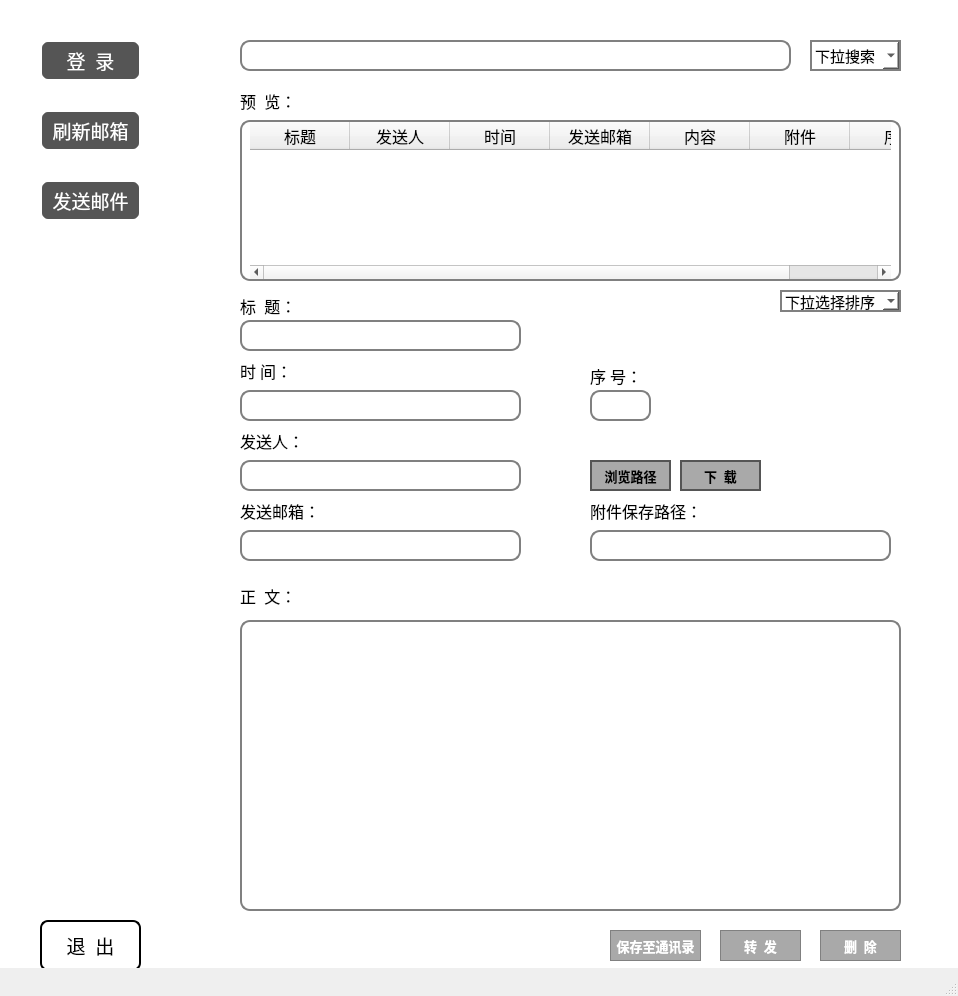
<?xml version="1.0" encoding="UTF-8"?>
<ui version="4.0">
 <class>MainWindow</class>
 <widget class="QMainWindow" name="MainWindow">
  <property name="geometry">
   <rect>
    <x>0</x>
    <y>0</y>
    <width>958</width>
    <height>996</height>
   </rect>
  </property>
  <property name="font">
   <font>
    <family>黑体</family>
    <pointsize>12</pointsize>
   </font>
  </property>
  <property name="windowTitle">
   <string>MainWindow</string>
  </property>
  <widget class="QWidget" name="centralwidget">
   <widget class="QTableWidget" name="tableWidget">
    <property name="geometry">
     <rect>
      <x>240</x>
      <y>120</y>
      <width>661</width>
      <height>161</height>
     </rect>
    </property>
    <property name="styleSheet">
     <string notr="true">QTableWidget {
    border: 2px solid gray;
    border-radius: 10px;
    padding: 0 8px;
    background: white;
    selection-background-color: darkgray;
}</string>
    </property>
    <column>
     <property name="text">
      <string>标题</string>
     </property>
    </column>
    <column>
     <property name="text">
      <string>发送人</string>
     </property>
    </column>
    <column>
     <property name="text">
      <string>时间</string>
     </property>
    </column>
    <column>
     <property name="text">
      <string>发送邮箱</string>
     </property>
    </column>
    <column>
     <property name="text">
      <string>内容</string>
     </property>
    </column>
    <column>
     <property name="text">
      <string>附件</string>
     </property>
    </column>
    <column>
     <property name="text">
      <string>序号</string>
     </property>
    </column>
   </widget>
   <widget class="QLabel" name="label_2">
    <property name="geometry">
     <rect>
      <x>240</x>
      <y>290</y>
      <width>61</width>
      <height>31</height>
     </rect>
    </property>
    <property name="font">
     <font>
      <family>黑体</family>
      <pointsize>12</pointsize>
     </font>
    </property>
    <property name="text">
     <string>标  题：</string>
    </property>
   </widget>
   <widget class="QLabel" name="label_6">
    <property name="geometry">
     <rect>
      <x>240</x>
      <y>350</y>
      <width>61</width>
      <height>41</height>
     </rect>
    </property>
    <property name="font">
     <font>
      <family>黑体</family>
      <pointsize>12</pointsize>
     </font>
    </property>
    <property name="text">
     <string>时 间：</string>
    </property>
   </widget>
   <widget class="QLabel" name="label_3">
    <property name="geometry">
     <rect>
      <x>240</x>
      <y>420</y>
      <width>61</width>
      <height>41</height>
     </rect>
    </property>
    <property name="font">
     <font>
      <family>黑体</family>
      <pointsize>12</pointsize>
     </font>
    </property>
    <property name="text">
     <string>发送人：</string>
    </property>
   </widget>
   <widget class="QLabel" name="label_4">
    <property name="geometry">
     <rect>
      <x>240</x>
      <y>490</y>
      <width>81</width>
      <height>41</height>
     </rect>
    </property>
    <property name="font">
     <font>
      <family>黑体</family>
      <pointsize>12</pointsize>
     </font>
    </property>
    <property name="text">
     <string>发送邮箱：</string>
    </property>
   </widget>
   <widget class="QTextEdit" name="textEdit">
    <property name="geometry">
     <rect>
      <x>240</x>
      <y>620</y>
      <width>661</width>
      <height>291</height>
     </rect>
    </property>
    <property name="styleSheet">
     <string notr="true">QTextEdit {
    border: 2px solid gray;
    border-radius: 10px;
    padding: 0 8px;
    background: white;
    selection-background-color: darkgray;
}</string>
    </property>
   </widget>
   <widget class="QLineEdit" name="lineEdit">
    <property name="geometry">
     <rect>
      <x>240</x>
      <y>320</y>
      <width>281</width>
      <height>31</height>
     </rect>
    </property>
    <property name="styleSheet">
     <string notr="true">QLineEdit {
    border: 2px solid gray;
    border-radius: 10px;
    padding: 0 8px;
    background: white;
    selection-background-color: darkgray;
}</string>
    </property>
   </widget>
   <widget class="QLineEdit" name="lineEdit_4">
    <property name="geometry">
     <rect>
      <x>240</x>
      <y>390</y>
      <width>281</width>
      <height>31</height>
     </rect>
    </property>
    <property name="styleSheet">
     <string notr="true">QLineEdit {
    border: 2px solid gray;
    border-radius: 10px;
    padding: 0 8px;
    background: white;
    selection-background-color: darkgray;
}</string>
    </property>
   </widget>
   <widget class="QLineEdit" name="lineEdit_2">
    <property name="geometry">
     <rect>
      <x>240</x>
      <y>460</y>
      <width>281</width>
      <height>31</height>
     </rect>
    </property>
    <property name="styleSheet">
     <string notr="true">QLineEdit {
    border: 2px solid gray;
    border-radius: 10px;
    padding: 0 8px;
    background: white;
    selection-background-color: darkgray;
}</string>
    </property>
   </widget>
   <widget class="QLineEdit" name="lineEdit_3">
    <property name="geometry">
     <rect>
      <x>240</x>
      <y>530</y>
      <width>281</width>
      <height>31</height>
     </rect>
    </property>
    <property name="styleSheet">
     <string notr="true">QLineEdit {
    border: 2px solid gray;
    border-radius: 10px;
    padding: 0 8px;
    background: white;
    selection-background-color: darkgray;
}</string>
    </property>
   </widget>
   <widget class="QPushButton" name="pushButton">
    <property name="geometry">
     <rect>
      <x>40</x>
      <y>40</y>
      <width>101</width>
      <height>41</height>
     </rect>
    </property>
    <property name="font">
     <font>
      <family>黑体</family>
      <pointsize>14</pointsize>
      <weight>50</weight>
      <italic>false</italic>
      <bold>false</bold>
     </font>
    </property>
    <property name="styleSheet">
     <string notr="true">QPushButton {
	color: white;
    background-color: #555555;
    border: 2px solid white;
    border-radius: 8px;
}
QPushButton:hover {
    background-color: white;
    border: 2px solid black;
    color: black
}
QPushButton:pressed {
    background-color: gray;
}</string>
    </property>
    <property name="text">
     <string>登  录</string>
    </property>
   </widget>
   <widget class="QPushButton" name="pushButton_4">
    <property name="geometry">
     <rect>
      <x>40</x>
      <y>110</y>
      <width>101</width>
      <height>41</height>
     </rect>
    </property>
    <property name="font">
     <font>
      <family>黑体</family>
      <pointsize>14</pointsize>
     </font>
    </property>
    <property name="styleSheet">
     <string notr="true">QPushButton {
	color: white;
    background-color: #555555;
	border: 2px solid white;
    border-radius: 8px;
}
QPushButton:hover {
    background-color: white;
    border: 2px solid #555555;
    color: black
}
QPushButton:pressed {
    background-color: gray;
}</string>
    </property>
    <property name="text">
     <string>刷新邮箱</string>
    </property>
   </widget>
   <widget class="QPushButton" name="pushButton_2">
    <property name="geometry">
     <rect>
      <x>40</x>
      <y>180</y>
      <width>101</width>
      <height>41</height>
     </rect>
    </property>
    <property name="font">
     <font>
      <family>黑体</family>
      <pointsize>14</pointsize>
     </font>
    </property>
    <property name="styleSheet">
     <string notr="true">QPushButton {
	color: white;
    background-color: #555555;
    border: 2px solid white;
    border-radius: 8px;
}
QPushButton:hover {
    background-color: white;
    border: 2px solid black;
    color: black
}
QPushButton:pressed {
    background-color: gray;
}</string>
    </property>
    <property name="text">
     <string>发送邮件</string>
    </property>
   </widget>
   <widget class="QPushButton" name="pushButton_12">
    <property name="geometry">
     <rect>
      <x>720</x>
      <y>930</y>
      <width>81</width>
      <height>31</height>
     </rect>
    </property>
    <property name="font">
     <font>
      <family>等线</family>
      <pointsize>10</pointsize>
      <weight>75</weight>
      <bold>true</bold>
     </font>
    </property>
    <property name="styleSheet">
     <string notr="true">QPushButton {
    background-color: darkgray;
    border: 1px solid gray;
    color: white
}
QPushButton:pressed {
    background-color: gray;
}</string>
    </property>
    <property name="text">
     <string>转  发</string>
    </property>
   </widget>
   <widget class="QPushButton" name="pushButton_6">
    <property name="geometry">
     <rect>
      <x>680</x>
      <y>460</y>
      <width>81</width>
      <height>31</height>
     </rect>
    </property>
    <property name="font">
     <font>
      <family>等线</family>
      <pointsize>10</pointsize>
      <weight>75</weight>
      <bold>true</bold>
     </font>
    </property>
    <property name="styleSheet">
     <string notr="true">QPushButton {
    background-color: darkgray;
    border: 2px solid #555555;
    color: black
}
QPushButton:pressed {
    background-color: gray;
}</string>
    </property>
    <property name="text">
     <string>下  载</string>
    </property>
   </widget>
   <widget class="QPushButton" name="pushButton_5">
    <property name="geometry">
     <rect>
      <x>590</x>
      <y>460</y>
      <width>81</width>
      <height>31</height>
     </rect>
    </property>
    <property name="font">
     <font>
      <family>等线</family>
      <pointsize>10</pointsize>
      <weight>75</weight>
      <bold>true</bold>
     </font>
    </property>
    <property name="styleSheet">
     <string notr="true">QPushButton {
    background-color: darkgray;
    border: 2px solid #555555;
    color: black
}
QPushButton:pressed {
    background-color: gray;
}</string>
    </property>
    <property name="text">
     <string>浏览路径</string>
    </property>
   </widget>
   <widget class="QPushButton" name="pushButton_7">
    <property name="geometry">
     <rect>
      <x>820</x>
      <y>930</y>
      <width>81</width>
      <height>31</height>
     </rect>
    </property>
    <property name="font">
     <font>
      <family>等线</family>
      <pointsize>10</pointsize>
      <weight>75</weight>
      <bold>true</bold>
     </font>
    </property>
    <property name="styleSheet">
     <string notr="true">QPushButton {
    background-color: darkgray;
    border: 1px solid gray;
    color: white
}
QPushButton:pressed {
    background-color: gray;
}</string>
    </property>
    <property name="text">
     <string>删  除</string>
    </property>
   </widget>
   <widget class="QLabel" name="label_12">
    <property name="geometry">
     <rect>
      <x>240</x>
      <y>90</y>
      <width>61</width>
      <height>21</height>
     </rect>
    </property>
    <property name="font">
     <font>
      <family>黑体</family>
      <pointsize>12</pointsize>
     </font>
    </property>
    <property name="text">
     <string>预  览：</string>
    </property>
   </widget>
   <widget class="QPushButton" name="pushButton_3">
    <property name="geometry">
     <rect>
      <x>40</x>
      <y>920</y>
      <width>101</width>
      <height>51</height>
     </rect>
    </property>
    <property name="font">
     <font>
      <family>黑体</family>
      <pointsize>14</pointsize>
     </font>
    </property>
    <property name="styleSheet">
     <string notr="true">QPushButton:hover {
	color: white;
    background-color: #555555;
    border: 2px solid lightgray;
    border-radius: 8px;
}
QPushButton {
    background-color: white;
    border: 2px solid black;
    color: black;
	border-radius: 8px;

}
QPushButton:pressed {
    background-color: gray;
}</string>
    </property>
    <property name="text">
     <string>退  出</string>
    </property>
   </widget>
   <widget class="QLabel" name="label_5">
    <property name="geometry">
     <rect>
      <x>240</x>
      <y>580</y>
      <width>61</width>
      <height>31</height>
     </rect>
    </property>
    <property name="font">
     <font>
      <family>黑体</family>
      <pointsize>12</pointsize>
     </font>
    </property>
    <property name="text">
     <string>正  文：</string>
    </property>
   </widget>
   <widget class="QComboBox" name="comboBox">
    <property name="geometry">
     <rect>
      <x>810</x>
      <y>40</y>
      <width>91</width>
      <height>31</height>
     </rect>
    </property>
    <property name="font">
     <font>
      <family>黑体</family>
      <pointsize>11</pointsize>
     </font>
    </property>
    <property name="styleSheet">
     <string notr="true">QComboBox {
    border: 2px solid gray;
    background: white;
    selection-background-color: darkgray;
    text-align: center;
}



</string>
    </property>
    <item>
     <property name="text">
      <string>下拉搜索</string>
     </property>
    </item>
    <item>
     <property name="text">
      <string> 按标题</string>
     </property>
    </item>
    <item>
     <property name="text">
      <string> 按昵称</string>
     </property>
    </item>
    <item>
     <property name="text">
      <string> 按时间</string>
     </property>
    </item>
    <item>
     <property name="text">
      <string> 按邮箱</string>
     </property>
    </item>
   </widget>
   <widget class="QLineEdit" name="lineEdit_10">
    <property name="geometry">
     <rect>
      <x>240</x>
      <y>40</y>
      <width>551</width>
      <height>31</height>
     </rect>
    </property>
    <property name="palette">
     <palette>
      <active>
       <colorrole role="Button">
        <brush brushstyle="SolidPattern">
         <color alpha="255">
          <red>255</red>
          <green>255</green>
          <blue>255</blue>
         </color>
        </brush>
       </colorrole>
       <colorrole role="Base">
        <brush brushstyle="SolidPattern">
         <color alpha="255">
          <red>255</red>
          <green>255</green>
          <blue>255</blue>
         </color>
        </brush>
       </colorrole>
       <colorrole role="Window">
        <brush brushstyle="SolidPattern">
         <color alpha="255">
          <red>255</red>
          <green>255</green>
          <blue>255</blue>
         </color>
        </brush>
       </colorrole>
       <colorrole role="Highlight">
        <brush brushstyle="SolidPattern">
         <color alpha="255">
          <red>169</red>
          <green>169</green>
          <blue>169</blue>
         </color>
        </brush>
       </colorrole>
      </active>
      <inactive>
       <colorrole role="Button">
        <brush brushstyle="SolidPattern">
         <color alpha="255">
          <red>255</red>
          <green>255</green>
          <blue>255</blue>
         </color>
        </brush>
       </colorrole>
       <colorrole role="Base">
        <brush brushstyle="SolidPattern">
         <color alpha="255">
          <red>255</red>
          <green>255</green>
          <blue>255</blue>
         </color>
        </brush>
       </colorrole>
       <colorrole role="Window">
        <brush brushstyle="SolidPattern">
         <color alpha="255">
          <red>255</red>
          <green>255</green>
          <blue>255</blue>
         </color>
        </brush>
       </colorrole>
       <colorrole role="Highlight">
        <brush brushstyle="SolidPattern">
         <color alpha="255">
          <red>169</red>
          <green>169</green>
          <blue>169</blue>
         </color>
        </brush>
       </colorrole>
      </inactive>
      <disabled>
       <colorrole role="Button">
        <brush brushstyle="SolidPattern">
         <color alpha="255">
          <red>255</red>
          <green>255</green>
          <blue>255</blue>
         </color>
        </brush>
       </colorrole>
       <colorrole role="Base">
        <brush brushstyle="SolidPattern">
         <color alpha="255">
          <red>255</red>
          <green>255</green>
          <blue>255</blue>
         </color>
        </brush>
       </colorrole>
       <colorrole role="Window">
        <brush brushstyle="SolidPattern">
         <color alpha="255">
          <red>255</red>
          <green>255</green>
          <blue>255</blue>
         </color>
        </brush>
       </colorrole>
       <colorrole role="Highlight">
        <brush brushstyle="SolidPattern">
         <color alpha="255">
          <red>169</red>
          <green>169</green>
          <blue>169</blue>
         </color>
        </brush>
       </colorrole>
      </disabled>
     </palette>
    </property>
    <property name="styleSheet">
     <string notr="true">QLineEdit {
    border: 2px solid gray;
    border-radius: 10px;
    padding: 0 8px;
    background: white;
    selection-background-color: darkgray;
}</string>
    </property>
   </widget>
   <widget class="QComboBox" name="comboBox_2">
    <property name="geometry">
     <rect>
      <x>780</x>
      <y>290</y>
      <width>121</width>
      <height>22</height>
     </rect>
    </property>
    <property name="font">
     <font>
      <family>黑体</family>
      <pointsize>11</pointsize>
     </font>
    </property>
    <property name="styleSheet">
     <string notr="true">QComboBox {
    border: 2px solid gray;
    background: white;
    selection-background-color: darkgray;
    text-align: center;
}



</string>
    </property>
    <item>
     <property name="text">
      <string>下拉选择排序</string>
     </property>
    </item>
    <item>
     <property name="text">
      <string>按时间降序</string>
     </property>
    </item>
    <item>
     <property name="text">
      <string>按时间升序</string>
     </property>
    </item>
    <item>
     <property name="text">
      <string>按标题降序</string>
     </property>
    </item>
    <item>
     <property name="text">
      <string>按标题升序</string>
     </property>
    </item>
    <item>
     <property name="text">
      <string>按发件人降序</string>
     </property>
    </item>
    <item>
     <property name="text">
      <string>按发件人升序</string>
     </property>
    </item>
   </widget>
   <widget class="QLabel" name="label_8">
    <property name="geometry">
     <rect>
      <x>590</x>
      <y>360</y>
      <width>61</width>
      <height>31</height>
     </rect>
    </property>
    <property name="font">
     <font>
      <family>黑体</family>
      <pointsize>12</pointsize>
     </font>
    </property>
    <property name="text">
     <string>序 号：</string>
    </property>
   </widget>
   <widget class="QLabel" name="label_7">
    <property name="geometry">
     <rect>
      <x>590</x>
      <y>490</y>
      <width>111</width>
      <height>41</height>
     </rect>
    </property>
    <property name="font">
     <font>
      <family>黑体</family>
      <pointsize>12</pointsize>
     </font>
    </property>
    <property name="text">
     <string>附件保存路径：</string>
    </property>
   </widget>
   <widget class="QLineEdit" name="lineEdit_5">
    <property name="geometry">
     <rect>
      <x>590</x>
      <y>530</y>
      <width>301</width>
      <height>31</height>
     </rect>
    </property>
    <property name="styleSheet">
     <string notr="true">QLineEdit {
    border: 2px solid gray;
    border-radius: 10px;
    padding: 0 8px;
    background: white;
    selection-background-color: darkgray;
}</string>
    </property>
   </widget>
   <widget class="QLineEdit" name="lineEdit_6">
    <property name="geometry">
     <rect>
      <x>590</x>
      <y>390</y>
      <width>61</width>
      <height>31</height>
     </rect>
    </property>
    <property name="styleSheet">
     <string notr="true">QLineEdit {
    border: 2px solid gray;
    border-radius: 10px;
    padding: 0 8px;
    background: white;
    selection-background-color: darkgray;
}</string>
    </property>
   </widget>
   <widget class="QPushButton" name="pushButton_19">
    <property name="geometry">
     <rect>
      <x>610</x>
      <y>930</y>
      <width>91</width>
      <height>31</height>
     </rect>
    </property>
    <property name="font">
     <font>
      <family>等线</family>
      <pointsize>10</pointsize>
      <weight>75</weight>
      <bold>true</bold>
     </font>
    </property>
    <property name="styleSheet">
     <string notr="true">QPushButton {
    background-color: darkgray;
    border: 1px solid gray;
    color: white
}
QPushButton:pressed {
    background-color: gray;
}</string>
    </property>
    <property name="text">
     <string> 保存至通讯录 </string>
    </property>
   </widget>
   <widget class="QListView" name="listView">
    <property name="geometry">
     <rect>
      <x>-5</x>
      <y>-9</y>
      <width>971</width>
      <height>991</height>
     </rect>
    </property>
    <property name="styleSheet">
     <string notr="true">background-image: url(:/img7.jpg);</string>
    </property>
   </widget>
   <zorder>listView</zorder>
   <zorder>tableWidget</zorder>
   <zorder>label_2</zorder>
   <zorder>label_6</zorder>
   <zorder>label_3</zorder>
   <zorder>label_4</zorder>
   <zorder>textEdit</zorder>
   <zorder>lineEdit</zorder>
   <zorder>lineEdit_4</zorder>
   <zorder>lineEdit_2</zorder>
   <zorder>lineEdit_3</zorder>
   <zorder>pushButton</zorder>
   <zorder>pushButton_4</zorder>
   <zorder>pushButton_2</zorder>
   <zorder>pushButton_12</zorder>
   <zorder>pushButton_6</zorder>
   <zorder>pushButton_5</zorder>
   <zorder>pushButton_7</zorder>
   <zorder>label_12</zorder>
   <zorder>pushButton_3</zorder>
   <zorder>label_5</zorder>
   <zorder>comboBox</zorder>
   <zorder>lineEdit_10</zorder>
   <zorder>comboBox_2</zorder>
   <zorder>label_8</zorder>
   <zorder>label_7</zorder>
   <zorder>lineEdit_5</zorder>
   <zorder>lineEdit_6</zorder>
   <zorder>pushButton_19</zorder>
  </widget>
  <widget class="QStatusBar" name="statusbar"/>
 </widget>
 <resources/>
 <connections/>
</ui>
